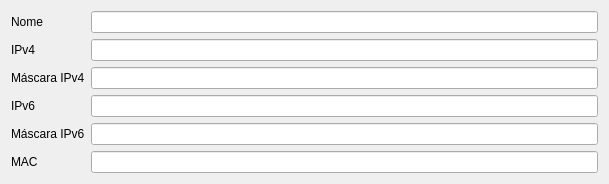
<?xml version="1.0" encoding="UTF-8"?>
<ui version="4.0">
 <class>NetAdapterConfigTab</class>
 <widget class="QWidget" name="NetAdapterConfigTab">
  <property name="geometry">
   <rect>
    <x>0</x>
    <y>0</y>
    <width>609</width>
    <height>175</height>
   </rect>
  </property>
  <property name="windowTitle">
   <string>Form</string>
  </property>
  <layout class="QGridLayout" name="gridLayout">
   <item row="0" column="0">
    <layout class="QFormLayout" name="formLayout_2">
     <item row="0" column="0">
      <widget class="QLabel" name="labelNome">
       <property name="text">
        <string>Nome</string>
       </property>
      </widget>
     </item>
     <item row="0" column="1">
      <widget class="QLineEdit" name="lineNome">
       <property name="alignment">
        <set>Qt::AlignRight|Qt::AlignTrailing|Qt::AlignVCenter</set>
       </property>
       <property name="readOnly">
        <bool>true</bool>
       </property>
      </widget>
     </item>
     <item row="1" column="0">
      <widget class="QLabel" name="labelIpv4">
       <property name="text">
        <string>IPv4</string>
       </property>
      </widget>
     </item>
     <item row="1" column="1">
      <widget class="QLineEdit" name="lineIpv4">
       <property name="alignment">
        <set>Qt::AlignRight|Qt::AlignTrailing|Qt::AlignVCenter</set>
       </property>
       <property name="readOnly">
        <bool>true</bool>
       </property>
      </widget>
     </item>
     <item row="2" column="0">
      <widget class="QLabel" name="labelMaskIpv4">
       <property name="text">
        <string>Máscara IPv4</string>
       </property>
      </widget>
     </item>
     <item row="2" column="1">
      <widget class="QLineEdit" name="lineMaskIpv4">
       <property name="alignment">
        <set>Qt::AlignRight|Qt::AlignTrailing|Qt::AlignVCenter</set>
       </property>
       <property name="readOnly">
        <bool>true</bool>
       </property>
      </widget>
     </item>
     <item row="3" column="0">
      <widget class="QLabel" name="labelIpv6">
       <property name="text">
        <string>IPv6</string>
       </property>
      </widget>
     </item>
     <item row="3" column="1">
      <widget class="QLineEdit" name="lineIpv6">
       <property name="alignment">
        <set>Qt::AlignRight|Qt::AlignTrailing|Qt::AlignVCenter</set>
       </property>
       <property name="readOnly">
        <bool>true</bool>
       </property>
      </widget>
     </item>
     <item row="4" column="0">
      <widget class="QLabel" name="labelMaskIpv6">
       <property name="text">
        <string>Máscara IPv6</string>
       </property>
      </widget>
     </item>
     <item row="4" column="1">
      <widget class="QLineEdit" name="lineMaskIpv6">
       <property name="alignment">
        <set>Qt::AlignRight|Qt::AlignTrailing|Qt::AlignVCenter</set>
       </property>
       <property name="readOnly">
        <bool>true</bool>
       </property>
      </widget>
     </item>
     <item row="5" column="0">
      <widget class="QLabel" name="labelMac">
       <property name="text">
        <string>MAC</string>
       </property>
      </widget>
     </item>
     <item row="5" column="1">
      <widget class="QLineEdit" name="lineMac">
       <property name="alignment">
        <set>Qt::AlignRight|Qt::AlignTrailing|Qt::AlignVCenter</set>
       </property>
       <property name="readOnly">
        <bool>true</bool>
       </property>
      </widget>
     </item>
    </layout>
   </item>
  </layout>
 </widget>
 <resources/>
 <connections/>
</ui>
